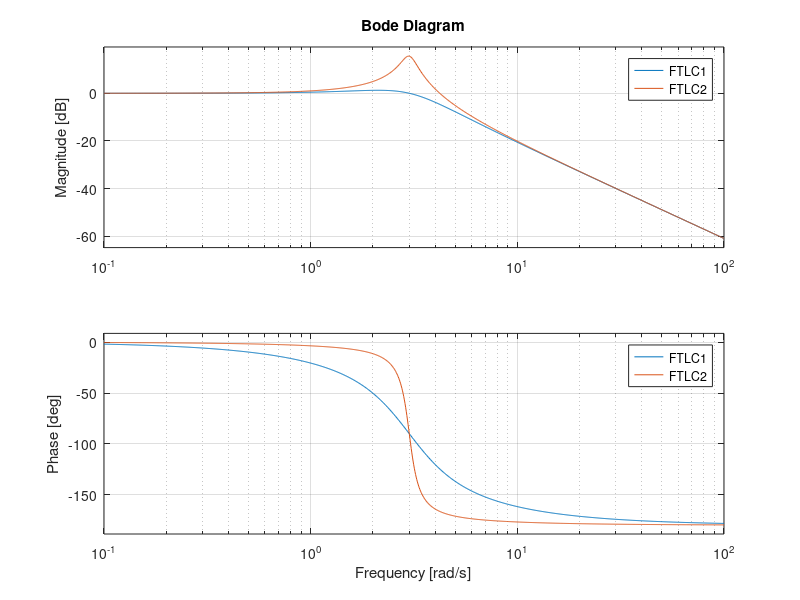
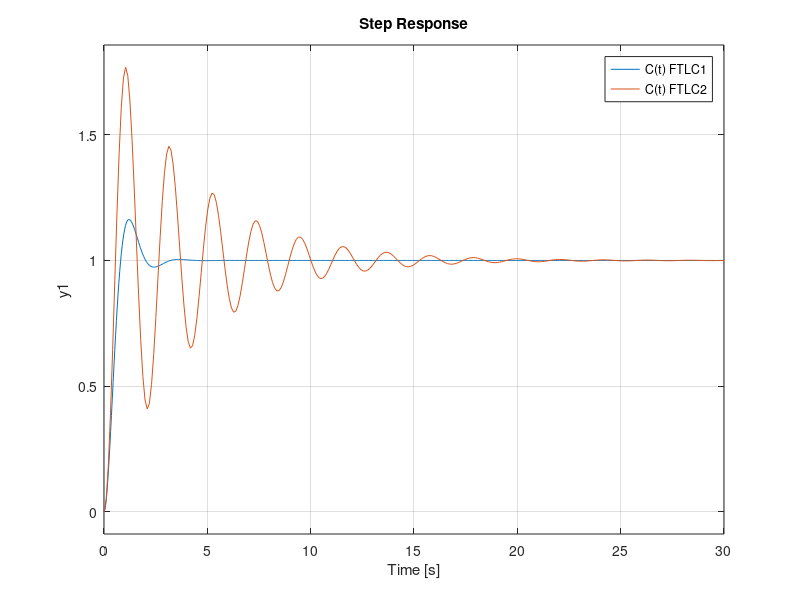
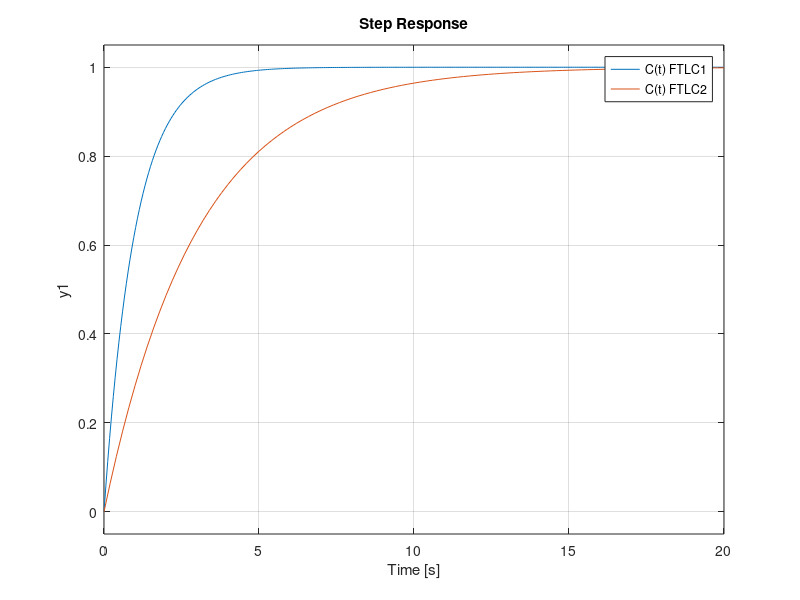

Recreate these plots in MATLAB, in order.
%% Diagrama de Bode y Pico de Resonancia
FTLA = zpk(-70, [0 -4 -25], 8)  % Ceros, polos, k
figure(1)
bode(FTLA)
grid

FTTD = zpk(-70, [0 -4 -25], 8)  % Funcion Transferencia Trayectoria Directa
FTLC = feedback(FTTD, 1);
step(FTLC);

%% Ancho de Banda
FTLC1 = tf(1, [1 1]);
FTLC2 = tf(1, [3 1]);

figure(1)
    bode(FTLC1);
figure(2)
    bode(FTLC2)

figure(3)
    step(FTLC1, FTLC2)
    legend('C(t) FTLC1', 'C(t) FTLC2');
    % FTLC2 tiene una ganancia máxima mayor que FTLC1, y frecuencia de
    % cruce más alta. FLTC2 tiene mayor ancho de banda

%% Pico de Resonancia
FTLC1 = tf(9, [1 3 9]);
FTLC2 = tf(9, [1 0.5 9]);

figure(1)
    bode(FTLC1, FTLC2)

figure(2)
    step(FTLC1, FTLC2)
    legend('C(t) FTLC1', 'C(t) FTLC2');
    % FTLC2 tiene un pico de resonancia mas pronunciado que FTLC1
